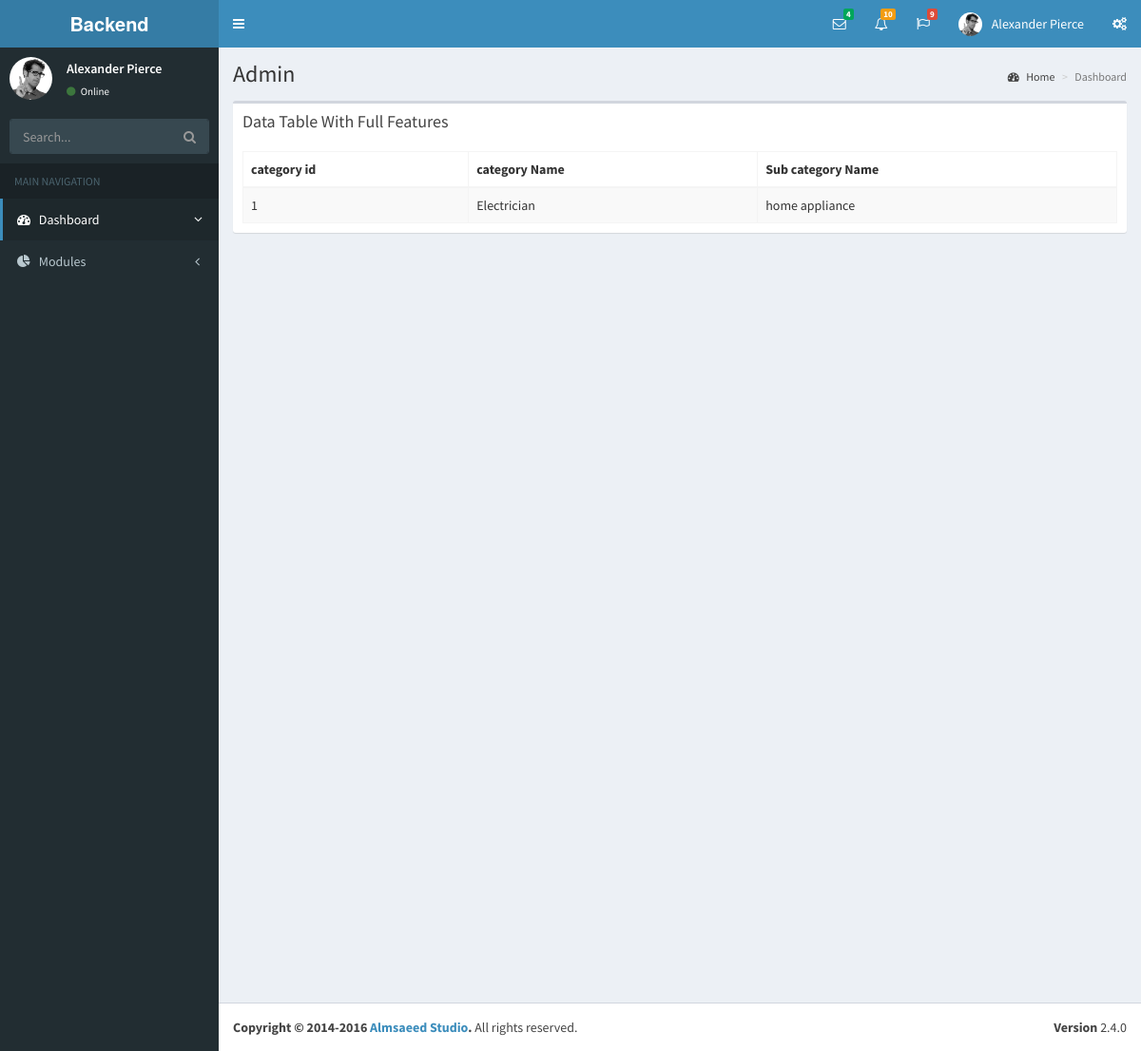
Screenshot of /backend/electrician.php with the database file from the repository.
### tables this page shows
CREATE TABLE `category` (
  `category_id` int(11) NOT NULL,
  `category_name` varchar(30) NOT NULL
);

CREATE TABLE `sub_category` (
  `sub_category_id` int(11) NOT NULL,
  `category_id` int(11) NOT NULL,
  `sub_category_name` varchar(50) NOT NULL
);

### mysql/MysqliDb.php (called while the page is built, shortened)
<?php
class MysqliDb
{
    public static $prefix = '';
    protected $_mysqli;
    protected $_query;
    protected $_queryOptions = array();
    protected $_orderBy = array();
    protected $_groupBy = array();
    protected $_bindParams = array('');
    protected $host;
    protected $socket;
    protected $_username;
    protected $_password;
    protected $db;
    protected $port;
    protected $charset;
    public $returnType = 'array';
    protected $_nestJoin = false;
    private $_tableName = '';
    protected $_mapKey = null;
    public function __construct($host = null, $username = null, $password = null, $db = null, $port = null, $charset = 'utf8', $socket = null)
    {
        $isSubQuery = false;
        if (is_object($host)) {
            $this->_mysqli = $host;
        } else
            if(is_string($host)) {
                $this->host = $host;
            }
        $this->_username = $username;
        $this->_password = $password;
        $this->db = $db;
        $this->port = $port;
        $this->charset = $charset;
        $this->socket = $socket;
    }
    public function connect()
    {
        $this->_mysqli = new mysqli($this->host, $this->_username, $this->_password, $this->db, $this->port, $this->socket);
        if ($this->charset) {
            $this->_mysqli->set_charset($this->charset);
        }
    }
    public function mysqli()
    {
        return $this->_mysqli;
    }
    protected function reset()
    {
        $this->_orderBy = array();
        $this->_groupBy = array();
        $this->_bindParams = array('');
        $this->_query = null;
        $this->_queryOptions = array();
        $this->returnType = 'array';
        $this->_nestJoin = false;
        $this->_forUpdate = false;
        $this->_lockInShareMode = false;
        $this->_tableName = '';
        $this->_updateColumns = null;
        $this->_mapKey = null;
    }
    public function get($tableName, $numRows = null, $columns = '*')
    {
        $column = is_array($columns) ? implode(', ', $columns) : $columns;
        if (strpos($tableName, '.') === false) {
            $this->_tableName = self::$prefix . $tableName;
        } else {
            $this->_tableName = $tableName;
        }
        $this->_query = 'SELECT ' . implode(' ', $this->_queryOptions) . ' ' .
            $column . " FROM " . $this->_tableName;
        $stmt = $this->_buildQuery($numRows);
        $stmt->execute();
        $res = $this->_dynamicBindResults($stmt);
        return $res;
    }
    public function getOne($tableName, $columns = '*')
    {
        $res = $this->get($tableName, 1, $columns);
        if ($res instanceof MysqliDb) {
            return $res;
        } elseif (is_array($res) && isset($res[0])) {
            return $res[0];
        } elseif ($res) {
            return $res;
        }
        return null;
    }
    protected function _determineType($item)
    {
        switch (gettype($item)) {
            case 'NULL':
            case 'string':
                return 's';
                break;
            case 'boolean':
            case 'integer':
                return 'i';
                break;
        }
        return '';
    }
    protected function _bindParam($value)
    {
        $this->_bindParams[0] .= $this->_determineType($value);
        array_push($this->_bindParams, $value);
    }
    protected function _buildPair($operator, $value)
    {
        if (!is_object($value)) {
            return ' ' . $operator . ' ? ';
        }
        $subQuery = $value->getSubQuery();
        return " " . $operator . " (" . $subQuery['query'] . ") " . $subQuery['alias'];
    }
    protected function _buildQuery($numRows = null, $tableData = null)
    {
        $stmt = $this->_prepareQuery();
        if (count($this->_bindParams) > 1) {
            call_user_func_array(array($stmt, 'bind_param'), $this->refValues($this->_bindParams));
        }
        return $stmt;
    }
    protected function _dynamicBindResults(mysqli_stmt $stmt)
    {
        $parameters = array();
        $results = array();
        $mysqlLongType = 252;
        $shouldStoreResult = false;
        $meta = $stmt->result_metadata();
        $row = array();
        while ($field = $meta->fetch_field()) {
            if ($this->_nestJoin && $field->table != $this->_tableName) {
                $field->table = substr($field->table, strlen(self::$prefix));
                $row[$field->table][$field->name] = null;
                $parameters[] = & $row[$field->table][$field->name];
            } else {
                $row[$field->name] = null;
                $parameters[] = & $row[$field->name];
            }
        }
        call_user_func_array(array($stmt, 'bind_result'), $parameters);
        while ($stmt->fetch()) {
            if ($this->returnType == 'object') {
                $result = new stdClass ();
                foreach ($row as $key => $val) {
                    if (is_array($val)) {
                        $result->$key = new stdClass ();
                        foreach ($val as $k => $v) {
                            $result->$key->$k = $v;
                        }
                    } else {
                        $result->$key = $val;
                    }
                }
            } else {
                $result = array();
                foreach ($row as $key => $val) {
                    if (is_array($val)) {
                        foreach ($val as $k => $v) {
                            $result[$key][$k] = $v;
                        }
                    } else {
                        $result[$key] = $val;
                    }
                }
            }
            if ($this->_mapKey) {
                $results[$row[$this->_mapKey]] = count($row) > 2 ? $result : end($result);
            } else {
                array_push($results, $result);
            }
        }
        return $results;
    }
    protected function _buildCondition($operator, &$conditions)
    {
        if (empty($conditions)) {
            return;
        }
        $this->_query .= ' ' . $operator;
        foreach ($conditions as $cond) {
            list ($concat, $varName, $operator, $val) = $cond;
            $this->_query .= " " . $concat . " " . $varName;
            switch (strtolower($operator)) {
                default:
                    if (is_array($val)) {
                        $this->_bindParams($val);
                    } elseif ($val === null) {
                        $this->_query .= ' ' . $operator . " NULL";
                    } elseif ($val != 'DBNULL' || $val == '0') {
                        $this->_query .= $this->_buildPair($operator, $val);
                    }
            }
        }
    }
    protected function _buildGroupBy()
    {
        if (empty($this->_groupBy)) {
            return;
        }
        $this->_query .= " GROUP BY ";
        $this->_query = rtrim($this->_query, ', ') . " ";
    }
    protected function _buildOrderBy()
    {
        if (empty($this->_orderBy)) {
            return;
        }
        $this->_query .= " ORDER BY ";
        $this->_query = rtrim($this->_query, ', ') . " ";
    }
    protected function _buildLimit($numRows)
    {
        if (!isset($numRows)) {
            return;
        }
        if (is_array($numRows)) {
            $this->_query .= ' LIMIT ' . (int) $numRows[0] . ', ' . (int) $numRows[1];
        } else {
            $this->_query .= ' LIMIT ' . (int) $numRows;
        }
    }
    protected function _prepareQuery()
    {
        if (!$stmt = $this->mysqli()->prepare($this->_query)) {
            $msg = $this->mysqli()->error . " query: " . $this->_query;
            $num = $this->mysqli()->errno;
            $this->reset();
            throw new Exception($msg, $num);
        }
        return $stmt;
    }
    protected function refValues(array &$arr)
    {
        if (strnatcmp(phpversion(), '5.3') >= 0) {
            $refs = array();
            foreach ($arr as $key => $value) {
                $refs[$key] = & $arr[$key];
            }
            return $refs;
        }
        return $arr;
    }
    protected function replacePlaceHolders($str, $vals)
    {
        $i = 1;
        $newStr = "";
        while ($pos = strpos($str, "?")) {
            $val = $vals[$i++];
            $newStr .= substr($str, 0, $pos) . "'" . $val . "'";
            $str = substr($str, $pos + 1);
        }
        $newStr .= $str;
        return $newStr;
    }
}

### config.php (called while the page is built, shortened)
<?php
   require_once ('mysql/MysqliDb.php');
   $db2 = new MysqliDb (DB_SERVER, DB_USERNAME, DB_PASSWORD, DB_DATABASE);
?>

### backend/electrician.php (the view, shortened to what this page needs)
 <?php $baseurl = "http://localhost/handworker/backend/assets/";  ?>
 <?php include "header.php";
 include '../config.php';
$db2->where('category_name', 'Electrician');
$category1 = $db2->get('category');
 ?>
  <aside class="main-sidebar">
    <section class="sidebar">
      <div class="user-panel">
        <div class="pull-left image">
          <img src="<?php echo $baseurl;  ?>dist/img/user2-160x160.jpg" class="img-circle" alt="User Image">
        </div>
        <div class="pull-left info">
          <p>Alexander Pierce</p>
          <a href="#"><i class="fa fa-circle text-success"></i> Online</a>
        </div>
      </div>
      <form action="#" method="get" class="sidebar-form">
        <div class="input-group">
          <input type="text" name="q" class="form-control" placeholder="Search...">
          <span class="input-group-btn">
                <button type="submit" name="search" id="search-btn" class="btn btn-flat"><i class="fa fa-search"></i>
                </button>
              </span>
        </div>
      </form>
    <?php include "sidebar.php";  ?>
    </section>
  </aside>
  <div class="content-wrapper">
    <section class="content-header">
      <h1>Admin</h1>
      <ol class="breadcrumb">
        <li><a href="#"><i class="fa fa-dashboard"></i> Home</a></li>
        <li class="active">Dashboard</li>
      </ol>
    </section>
    <section class="content">
    <div class="box">
            <div class="box-header">
              <h3 class="box-title">Data Table With Full Features</h3>
            </div>
            <div class="box-body">
              <table id="example1" class="table table-bordered table-striped">
                <thead>
                <tr>
                  <th>category id</th>
                  <th>category Name</th>
                  <th>Sub category Name</th>
                </tr>
                </thead>
                <tbody>
                <?php if($category1) { foreach ($category1 as $category){
                  $db2->where('category_id',$category['category_id']);
                  $sub_category = $db2->getone('sub_category');
                  ?>
                <tr>
                <td><?php echo $category['category_id'] ?></td>
                  <td><?php echo $category['category_name'] ?></td>
                  <td><?php echo $sub_category['sub_category_name'] ?></td>
                </tr>
                <?php  } } ?>
              </table>
            </div>
          </div>
    </section>
  </div>
  <footer class="main-footer">
    <div class="pull-right hidden-xs">
      <b>Version</b> 2.4.0
    </div>
    <strong>Copyright &copy; 2014-2016 <a href="https://adminlte.io">Almsaeed Studio</a>.</strong> All rights
    reserved.
  </footer>
</div>
</body>
</html>

### rows the page displays
category: category_id "1", category_name "Electrician", sub_category.sub_category_name "home appliance"
